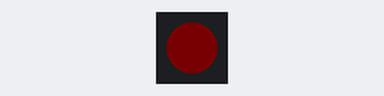
The sketch below on a simulated Raspberry Pi Pico. Parts: 1 RGB LEDs in strip order, left to right. Dim RGB values are drawn brighter than linear.

Above: at 0.15 s.
At 6.48 s:
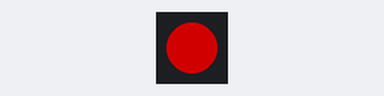
Timing chart, 0 to 6.8 s (numbered marks = the images above):
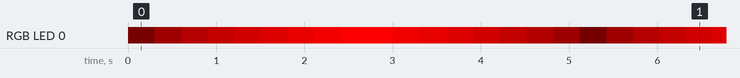

Measured:
- by itself, everything shown: repeats every 5.1 s, in 17 steps

The sketch:

DotStarTest.ino
```cpp
/* File:      DotStarTest
   Author:    Aaron Conrad
   Modified:  4/22/16

   Tests the brightness of DotStar LEDs with the color stated in the code.
*/

#include <Adafruit_DotStar.h>
#include <SPI.h>

#define STRAND_LENGTH 1
Adafruit_DotStar strip = Adafruit_DotStar(STRAND_LENGTH, DOTSTAR_BGR);
uint32_t color = 0xFF0000;
uint8_t brightness = 1;
boolean isGettingBrighter = true;

void setup() {
  SPI.setSCK(14);
  strip.begin();
  strip.show();
  strip.setPixelColor(0, color);
  strip.show();
}

void loop() {
  if (brightness == 0) {
    isGettingBrighter = true;
  }
  else if (brightness == 255) {
    isGettingBrighter = false;
  }
  if (isGettingBrighter) {
    brightness++;
  }
  else {
    brightness--;
  }
  strip.setBrightness(brightness);
  strip.show();
  delay(10);
}
```
